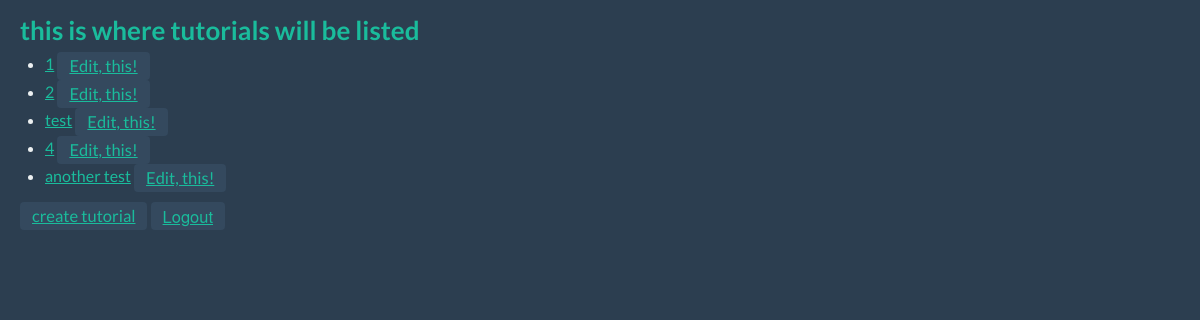
Before: /tutorials (signed in) with the older database file.
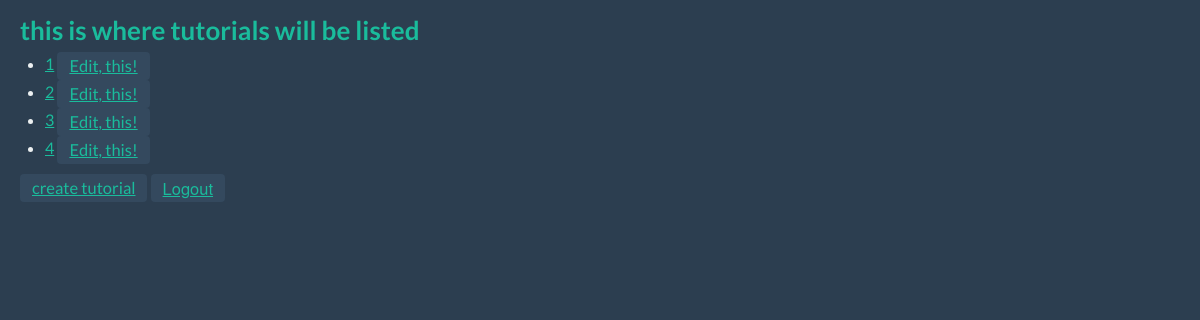
After: the same page with the newer database file.
### model.py (models this page shows)
class Tutorial(Base):
	__tablename__ = "tutorials"
	id = Column(Integer, primary_key = True)
	user_id = Column(Integer, ForeignKey('users.id'))
	title = Column(Text, nullable = True)
	tutorial = Column(Text, nullable = True)
	user = relationship("User", backref=backref("tutorials", order_by = id))

### unicorncode.py (the view)
@app.route("/tutorials")
def list_tutorials():
	if not g.user_id:
		return redirect(url_for("index"))
	tutorials = db_session.query(Tutorial).all()
	return render_template("list_tutorials.html", tutorials=tutorials)

### unicorncode.py (called while the page is built)
@app.teardown_request
def shutdown_session(exception = None):
    db_session.remove()

@app.before_request
def load_user_id():
    g.user_id = session.get('user_id')

### templates/list_tutorials.html (shortened to what this page needs)
{% extends "admin_layout.html" %}
{% block body %}
<div class="container-fluid">
<h2> this is where tutorials will be listed </h2>
<ul>
	{% for tutorial in tutorials %}
	<a href="{{url_for("view_tutorial", id=tutorial.id)}}">
	<li>{{tutorial.title}}</a>
    <div class = "btn">
		<a href="{{ url_for('edit_tutorial', id=tutorial.id) }}">Edit, this!</a> </div>
	{% endfor %}
</ul>
<div class = "btn"><a href="{{ url_for('new_tutorial') }}">create tutorial</a></div>
<button class = "btn"><a href="{{url_for("logout")}}">Logout</a></button>
{% endblock %}

Changed rows visible on the page:
removed Tutorial: title "another test"
changed Tutorial (number 3 of 4 on the later page): title "test" → "3"
